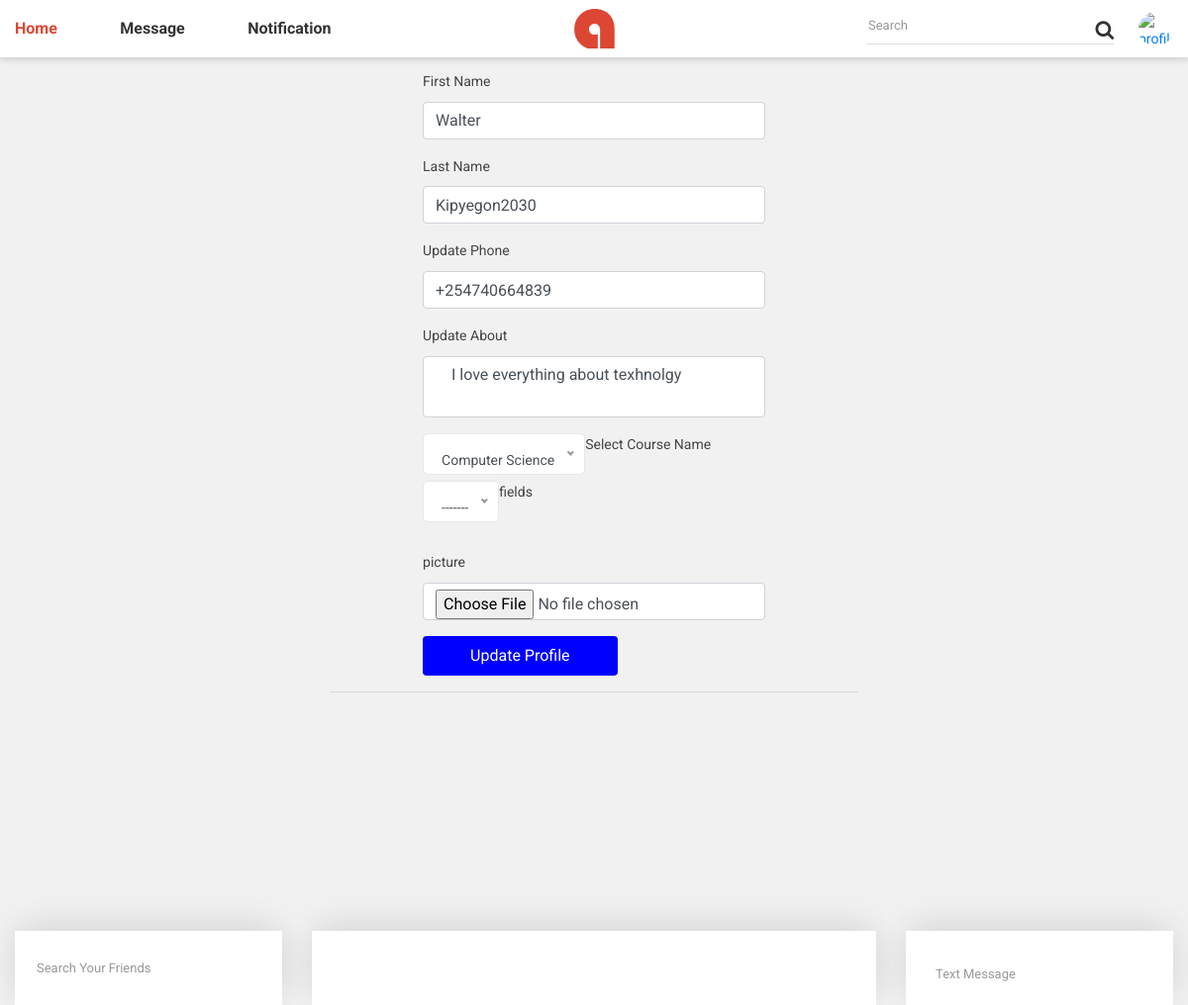
The app's page /alumni_dashboard/profile (signed in) with its own data.
### public/models.py (models this page shows)
class alumnae_registration(models.Model):
    user = models.ForeignKey(User, on_delete=models.CASCADE)
    slug  = models.SlugField(blank=True)
    followers = models.ManyToManyField(User,related_name='follower')
    phone = models.CharField(max_length=14,blank=True,null=True)
    field = models.ForeignKey(field,on_delete=models.CASCADE,default=1)
    picture =models.ImageField(upload_to='profile_pictures/',blank=True,null=True,default="default/anony.jpg")
    about = models.TextField(max_length=14,blank=True,null=True)

### alumni/views.py (the view)
# urls.py: path("profile",profile,name="profile"),
def profile(request):
    template_name="alumni/profile.html"
    alumnae_obj = alumnae_registration.objects.get(user=request.user)
    courses_list = courses.objects.all()
    context={'alumnae_obj':alumnae_obj,'courses_list':courses_list}
    return render(request,template_name,context)

### templates/alumni/profile.html (shortened to what this page needs)
{% extends 'layouts/base1.html'%}
{%block content%}
<main role="main">
    <div class="row">
        <div class="col-11 mx-auto">
            <div class="row">
                <div class="col-12 col-sm-12 col-xs-12 col-md-6 mx-auto">
                            <div class="row">
                                <div class="col-8 mx-auto">
                                    <h4 class="alert alert-info">Update Profile</h4>
                                    <form role="form" id="myform" action="{%url 'update_profile_api'%}" method="POST" enctype="multipart/form-data">
                                        <div class="form-group">
                                            <label for="first_name">First Name</label>
                                            <input type="text" name="first_name" class="form-control" value="{{alumnae_obj.user.first_name}}">
                                        </div>
                                        <div class="form-group">
                                            <label for="last_name">Last Name</label>
                                            <input type="text" name="last_name" class="form-control" value="{{alumnae_obj.user.last_name}}">
                                        </div>
                                        <div class="form-group">
                                            <label for="phone">Update Phone</label>
                                            <input type="text" name="phone" class="form-control" value="{{alumnae_obj.phone}}">
                                        </div>
                                        <div class="form-group">
                                            <label for="about">Update About</label>
                                            <textarea class="form-control" name="about" > {{alumnae_obj.about}}</textarea>
                                        </div>
                                        <div class="form-group">
                                            <label for="course">Select Course Name</label>
                                        </div>
                                        <div class="form-group">
                                            <label for="fields">fields</label>
                                        </div>
                                        <div>
                                        </div>
                                        <div class="form-group">
                                            <label for="picture">picture</label>
                                            <input class="form-control" type="file" name="picture">
                                        </div>
                                    </form>
                                    <button id="update" class="btn btn-primary px-5 py-2" style="background-color: blue;">Update Profile</button>
                                </div>
                            </div>
                            <hr/>
                </div>
            </div>
        </div>
    </div>
</main>
{%endblock content%}

### records on screen
alumnae_registration: first_name "Walter", last_name "Kipyegon2030", phone "+254740664839", about "I love everything about texhnolgy"
